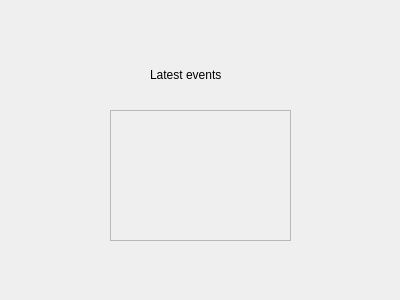
<?xml version="1.0" encoding="UTF-8"?>
<ui version="4.0">
 <class>Dialog</class>
 <widget class="QDialog" name="Dialog">
  <property name="geometry">
   <rect>
    <x>0</x>
    <y>0</y>
    <width>400</width>
    <height>300</height>
   </rect>
  </property>
  <property name="windowTitle">
   <string>Dialog</string>
  </property>
  <widget class="QScrollArea" name="scrollArea">
   <property name="geometry">
    <rect>
     <x>110</x>
     <y>110</y>
     <width>181</width>
     <height>131</height>
    </rect>
   </property>
   <property name="widgetResizable">
    <bool>true</bool>
   </property>
   <widget class="QWidget" name="scrollAreaWidgetContents">
    <property name="geometry">
     <rect>
      <x>0</x>
      <y>0</y>
      <width>179</width>
      <height>129</height>
     </rect>
    </property>
   </widget>
  </widget>
  <widget class="QLabel" name="event">
   <property name="geometry">
    <rect>
     <x>150</x>
     <y>59</y>
     <width>121</width>
     <height>31</height>
    </rect>
   </property>
   <property name="text">
    <string>Latest events</string>
   </property>
  </widget>
 </widget>
 <resources/>
 <connections/>
</ui>
